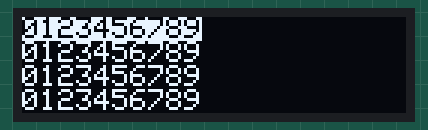
Simulated run of this sketch. Board: Arduino Uno, built with avr-gcc and run on an emulated ATmega328P. Shown: 128×32 one-colour display.

Above: at 2.6 s.

Measured:
- what the display in image 0 shows lasts 1.0 s, from 2.6 s to 3.6 s

The sketch:

DewH_b_testOLED_SSD1306ascii.ino
```cpp
// Dew Heater Controller - test OLED: 0.96" 128 x 32 display
// using SSD1306ascii library
// - this is simpler and uses less memory than the SSD1306 adafruit library
// - each character is 6*8 pixels = width*height = 6 pixels/col, 8 pixels/row
// - position on screen set as (column, row) with (6,1). NB: diff to SSD1306 as
//    - row numbers used rather than pixels: uRow = 1

#include "Globals.h"    // include the global variables, constants etc

const int uCol = 6;      // standard text unit increment across a row
const int uRow = 1;      // standard text unit increment for each new row

void setup() {
  Serial.begin(9600);
  delay(1000); // wait for the OLED to power up
  setupOLEDascii();
}

void loop() {
  // simeple test for setting cursor and printing characters
  display.clear();
  display.setInvertMode(1);
  for (int i = 0; i <= 2; i++) {
    if (i == 0) display.setInvertMode(1);   // inverted text colour
    if (i > 0) display.setInvertMode(0);    // normal text colour
    for (int j = 0; j <= 9; j++) {
     display.setCursor((j*uCol),(i*uRow));
      // display.setCursor((i*uRow),(j*uCol));
      display.print(j);
      delay(50);
    }
  }
  display.setCursor((0*uCol),(3*uRow));
  // display.setCursor((3*uRow),(0*uCol));
  display.print("0123456789");
  delay(1000);
}
```

Globals.h
```cpp
// OLED1306Ascii
#define OLED1306_ascii

#ifdef OLED1306_ascii
  #include <Wire.h>
  #include "SSD1306Ascii.h"
  #include "SSD1306AsciiAvrI2c.h"

  // SSD1306ascii library
  #define display_address 0x3c
  SSD1306AsciiAvrI2c display;
#endif
```

OLED_stuff.ino
```cpp
#ifdef OLED1306_ascii

void setupOLEDascii() {
  display.begin(&Adafruit128x32, display_address);
  display.setFont(Adafruit5x7);
}

#endif
```
